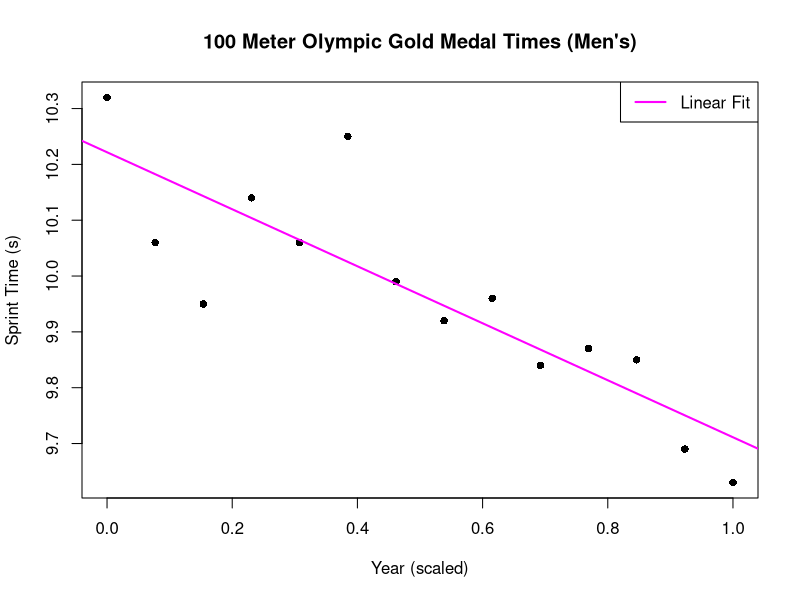
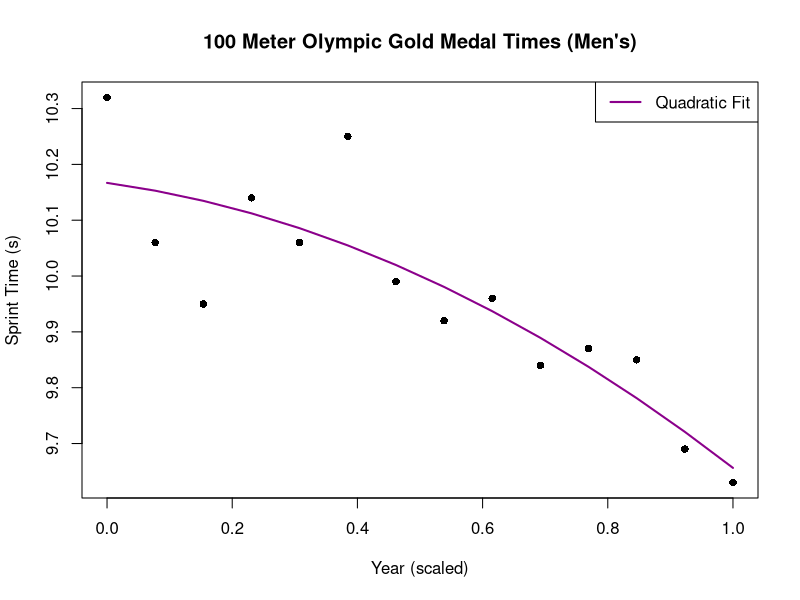
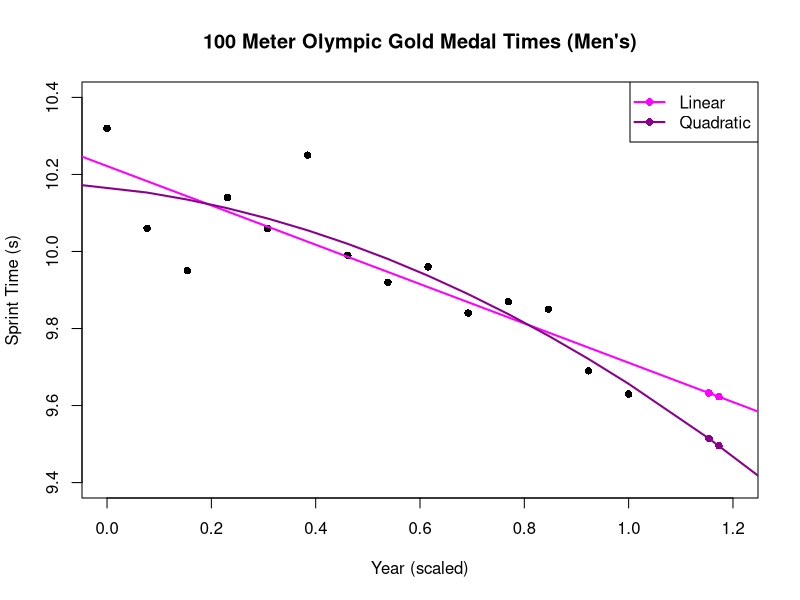

The R script that drew these images, in order:
## ---- chunk 1
knitr::opts_chunk$set(echo = TRUE)
## ---- chunk 2
#Packages
suppressMessages(library(fields))

#Setup
year <- c(1960, 1964, 1968, 1972, 1976, 1980, 1984, 1988, 1992, 1996, 2000, 2004, 2008, 2012)
time <- c(10.32, 10.06, 9.95, 10.14, 10.06, 10.25, 9.99, 9.92, 9.96, 9.84, 9.87, 9.85, 9.69, 9.63)

x <- (year - 1960)/52

#First I'll do this with built in R linear regression -------------------- (Unnecessary)
A <- cbind(1, x)
objLine <- lm( time ~ A - 1)
objLineTable <- summary(objLine)$coefficients
a0True <- objLineTable[1]
a1True <- objLineTable[2]



#Now I'll do it using Least Squares ---------------------------------------

#solving for Q and R 
qrDecomp <- qr(A)
Q <- qr.Q(qrDecomp)
R <- qr.R(qrDecomp)

#solving for our coefficients a0 and a1
alpha <- solve(R) %*% t(Q) %*% time
a0 <- alpha[1]
a1 <- alpha[2]
print(c(a0, a1))

#Testing to see if I did the problem correctly 
#passed means same results for my method and the built-in R method
test.for.zero(a0, a0True)
test.for.zero(a1, a1True)

## ---- chunk 3
#Built in R linear regression --------------------------------------- (Unnecessary)
A <- cbind(1, x, x^2)
objCurve <- lm( time ~ A - 1)
objCurveTable <- summary(objCurve)$coefficients
B0True <- objCurveTable[1]
B1True <- objCurveTable[2]
B2True <- objCurveTable[3]



#Now we will use Least Squares: --------------------------------------
qrDecomp <- qr(A)
Q <- qr.Q(qrDecomp)
R <- qr.R(qrDecomp)

#solving for our coefficients B0, B1, and B2
Beta <- solve(R) %*% t(Q) %*% time
B0 <- Beta[1]
B1 <- Beta[2]
B2 <- Beta[3]
print(c(B0,B1,B2))

#testing to see I did the problem correctly 
#passed means same results for my method and the built-in R method
test.for.zero(B0True, B0)
test.for.zero(B1True, B1)
test.for.zero(B2True, B2)
## ---- chunk 4
#Linear Fit Plot
plot(x, time, main = "100 Meter Olympic Gold Medal Times (Men's)", 
     xlab = "Year (scaled)", ylab = "Sprint Time (s)", pch = 16)
abline(a0, a1, lwd = 2, col = "magenta")
legend("topright", legend = c("Linear Fit"), col = c("magenta"), lwd = 2)
## ---- chunk 5
#Curve
parabola <- A %*%Beta

#Quadratic Fit Plot
plot(x, time, main = "100 Meter Olympic Gold Medal Times (Men's)", 
     xlab = "Year (scaled)", ylab = "Sprint Time (s)", pch = 16)
lines(x, parabola, lwd = 2, col = "darkmagenta")
legend("topright", legend = c("Quadratic Fit"), col = c("darkmagenta"), lwd = 2)
## ---- chunk 6
x2020 <- (2020 - 1960)/52
x2021 <- (2021 - 1960)/52

#im well aware that I use too many parens
#trust issues i guess.. 

#functions for predicting
linePredict <- function(yr){
  sprintTime = a0 + (a1*yr)
  return(sprintTime)
}

parabolaPredict <- function(yr){
  sprintTime = B0 + (B1*yr) + (B2 * (yr^2))
  return(sprintTime)
}

#actual predictions
print(c(linePredict(x2020),linePredict(x2021)))

print(c(parabolaPredict(x2020),parabolaPredict(x2021)))
## ---- chunk 7
#need to do some adjusting so the parabola curve takes up the whole graph window
#the numbers are wrong but none of the math is (ignore this bit)
year1 <- c(1956, 1964, 1968, 1972, 1976, 1980, 1984, 1988, 1992, 1996, 2000, 2004, 2008, 2012, 2020, 2027)
x1 <- (year1 - 1960)/52
A1 <- cbind(1, x1, x1^2)
parabola1 <- A1%*%Beta

#plotting
plot(x, time, main = "100 Meter Olympic Gold Medal Times (Men's)", 
     xlab = "Year (scaled)", ylab = "Sprint Time (s)", pch = 16, 
     ylim = c(9.4, 10.4), xlim = c(0, 1.2))
abline(a0, a1, lwd = 2, col = "magenta")
lines(x1, parabola1, lwd = 2, col = "darkmagenta")
legend("topright", legend = c("Linear", "Quadratic"), col = c("magenta", "darkmagenta"), lwd = 2, pch = 16)

#prediction points
points(x2020, linePredict(x2020), col = "magenta", pch = 16)
points(x2021, linePredict(x2021), col = "magenta", pch = 16)
points(x2020, parabolaPredict(x2020), col = "darkmagenta", pch = 16)
points(x2021, parabolaPredict(x2021), col = "darkmagenta", pch = 16)
## ---- chunk 8
#setup 
#manually entering data
win <- c(1, 3, 1, 2, 4, 3, 2, 3, 3, 5)
loss <- c(2, 5, 5, 5, 1, 4, 4, 2, 1, 4)
diff <- c(7, 1, 20, 7, 24, 4, 10, 12, 3, 1)


#creating A matrix 
A <- matrix(0, nrow = length(win), ncol = max(win))

for (i in 1:dim(A)[1]){
  A[i, win[i]] = 1 
  A[i, loss[i]] = -1
}



#Ranking by Win %:
WinPercentdf <- data.frame(matrix(ncol = 3))
colnames(WinPercentdf) <- c("Team", "Win %", "Rank") 

for (i in 1:dim(A)[2]){
  WinPercentdf[i,1] = paste0("Team ", i)
  WinPercentdf[i,2] = length(A[,i][A[,i] == 1])/sum(abs(A[,i])) * 100
}

WinPercentdf <- WinPercentdf[order(WinPercentdf[,2], decreasing = TRUE),]
WinPercentdf[,3] <- 1:5
print(WinPercentdf, row.names = FALSE)

## ---- chunk 9
#Setting up matrices
AtA <- t(A) %*% A
Atb <- t(A) %*% diff
AtA[5,] <- c(1,1,1,1,1)
Atb[5,] <- 0

#solving AtAm = Atb
m <- solve(AtA)%*%Atb
m <- round(m, 4)
Team <- c("Team 1", "Team 2", "Team 3", "Team 4", "Team 5")
Rank <- c()

#producing results
Masseydf <- data.frame(cbind(Team, m, Rank))
Masseydf <- rbind(Masseydf[3,],Masseydf[4,],Masseydf[1,],Masseydf[2,],Masseydf[5,])
Masseydf[,3] <- 1:5
colnames(Masseydf) <- c("Team", "Massey Index", "Rank")
print(Masseydf, row.names = FALSE)
## ---- chunk 10
diff1 <- c(7, 1, 20, 7, 24, 4, 10, 12, 3, 20)

#Recomputing: 
AtA <- t(A) %*% A
Atb <- t(A) %*% diff1
AtA[5,] <- c(1,1,1,1,1)
Atb[5,] <- 0

#solving AtAm = Atb
m <- solve(AtA)%*%Atb
m <- round(m, 4)
Team <- c("Team 1", "Team 2", "Team 3", "Team 4", "Team 5")
Rank <- c()

Masseydf <- data.frame(cbind(Team, m, Rank))
Masseydf <- rbind(Masseydf[3,],Masseydf[1,],Masseydf[2,],Masseydf[5,],Masseydf[4,])


Masseydf[,3] <- 1:5
colnames(Masseydf) <- c("Team", "Massey Index", "Rank")
print(Masseydf, row.names = FALSE)
## ---- chunk 11
#just playing with the last value 
lastVal <- 49
diff2 <- c(7, 1, 20, 7, 24, 4, 10, 12, 3, lastVal)
#Recomputing: 
AtA <- t(A) %*% A
Atb <- t(A) %*% diff2
AtA[5,] <- c(1,1,1,1,1)
Atb[5,] <- 0

#solving AtAm = Atb
m <- solve(AtA)%*%Atb
m <- round(m, 4)
m <- cbind(m, Team)
m
